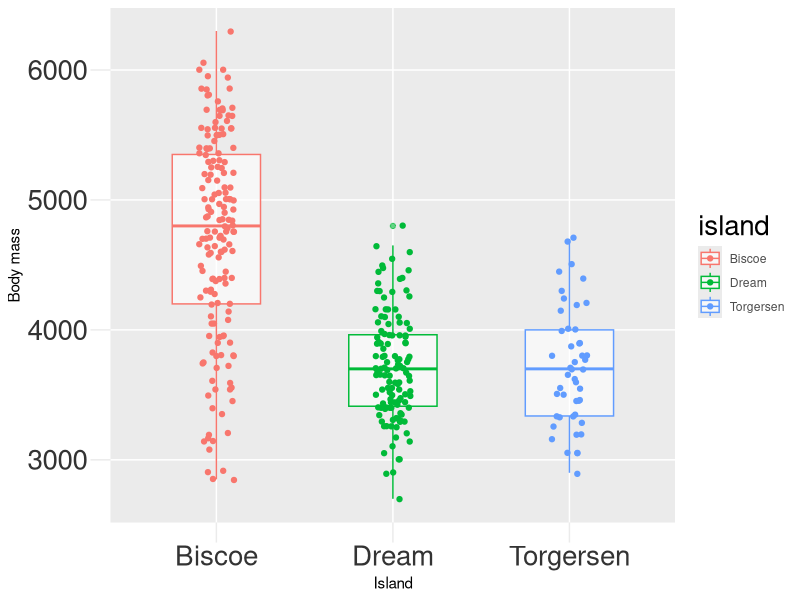

Write R code to recreate this figure.
# Motivation for mixed effects models
# Groupings that affects data

# author @ Rahul Venugopal on 17th March 2024

# Load libraries
library(ggplot2)
library(palmerpenguins)
library(dplyr)
library(tidyr)
library(ggpubr)

# Load data
data <- penguins %>%
  select(species,flipper_length_mm,body_mass_g,sex, island) %>% 
  drop_na()

# Summary of the data set
str(data)

data$species <- as.factor(data$species)
data$island <- as.factor(data$island)

# Set up the theme
theme_update(
  axis.ticks = element_line(color = "grey92"),
  axis.ticks.length = unit(1, "lines"),
  panel.grid.minor = element_blank(),
  legend.title = element_text(size = 20),
  legend.text = element_text(color = "grey30"),
  axis.text.x = element_text(color = "grey20", size = 20),
  axis.text.y = element_text(color = "grey20", size = 20),
  plot.title = element_text(size = 18, face = "bold"),
  plot.subtitle = element_text(size = 12, color = "grey30"),
  plot.caption = element_text(size = 9, margin = margin(t = 15))
) + 
  theme(plot.margin = margin(t = 25, r = 25, b = 10, l = 25)) 

# Being in one island will influence your body weight!
# From a statistics angle, this has to be accounted when we want to understand
# the influence of flipper length and species
ggplot(data,
       aes(x = island, y = body_mass_g, color = island)) +
  geom_boxplot(alpha = 0.6, width = 0.5) +
  geom_jitter(width = 0.1) +
  labs(x = "Island", y = "Body mass")